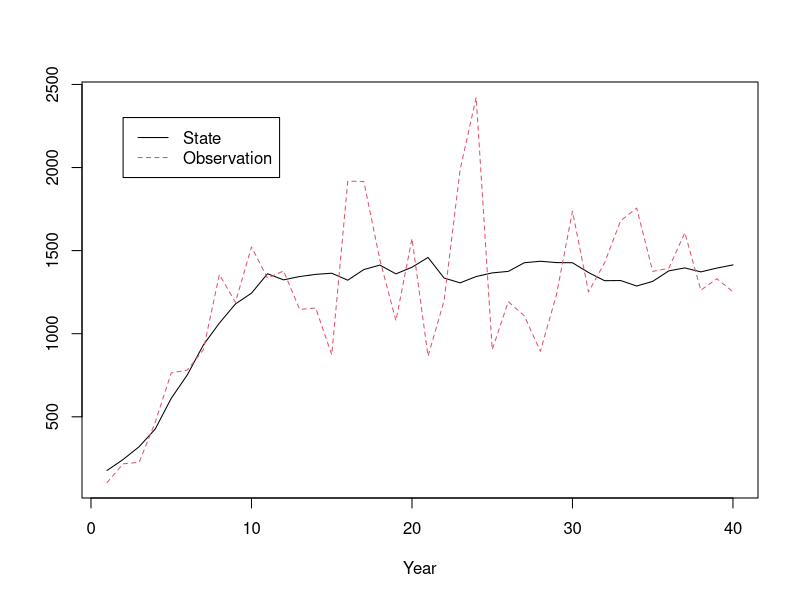

Reproduce this figure in R.
## univariate coho salmon example, section 3.2.1

set.seed(2345)
num.times <- 40
Ricker.a <- 1.5
Ricker.b <- 0.0003
equilibrium <-  log(Ricker.a)/Ricker.b
cat("equilibrium=", round(equilibrium),"\n")

initial.n <- round(0.1*equilibrium)
juveniles <- estimates <- numeric(num.times)
juveniles[1] <- rpois(1,lambda = Ricker.a*initial.n*exp(-Ricker.b*initial.n))
CV.obs <- .30
obs.sd <- sqrt(log(CV.obs^2+1))
estimates[1] <- round(rlnorm(1,meanlog=log(juveniles[1]),sdlog=obs.sd))
for(i in 2:num.times) {
  juveniles[i] <- rpois(1,lambda=Ricker.a*juveniles[i-1]*exp(-Ricker.b*juveniles[i-1]))
  estimates[i] <-  round(rlnorm(1,meanlog=log(juveniles[i])-obs.sd^2/2,sdlog=obs.sd))
}
my.ylim <- range(c(juveniles,estimates))
plot(1:num.times,juveniles,xlab="Year",ylab="",ylim=my.ylim,type="l")
lines(1:num.times,estimates,lty=2,col=2)
legend(2,0.95*max(my.ylim),legend=c("State","Observation"),lty=1:2,col=1:2)

